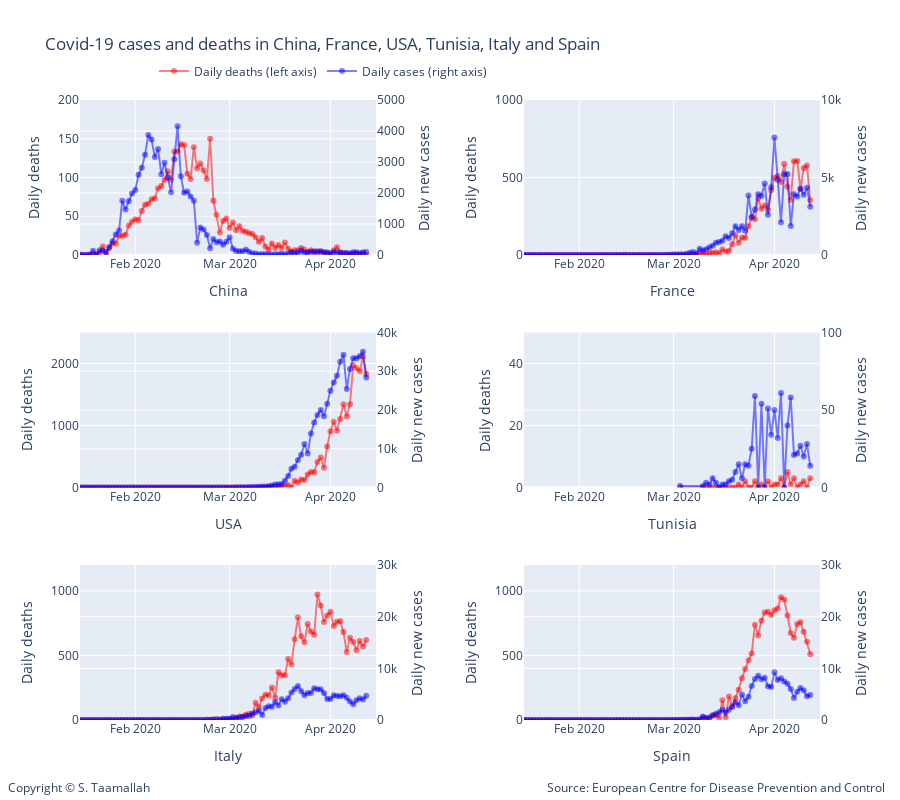

Notebook source saved alongside this figure:
### Code cell
#plotting number of cases and number of deaths for different countries
# all charts using same scale for ease of comparison
# number of death are on the left y-axis. 

# Add traces
trace1 = go.Scatter(
        x=df_china.index, 
        y=df_china['deaths'],
        mode='lines+markers',
        name='Daily deaths (left axis)',
        line_color='rgba(256, 0, 0, .5)',
)
trace2 = go.Scatter(
        x=df_china.index, 
        y=df_china['cases'],
        mode='lines+markers',
        name='Daily cases (right axis)',
        line_color='rgba(0, 0, 256, .5)',
        yaxis='y2'
)
trace3 = go.Scatter(
        x=df_france.index, 
        y=df_france['deaths'],
        mode='lines+markers',
        name='Daily deaths',
        showlegend=False,
        line_color='rgba(256, 0, 0, .5)',
        xaxis='x2',
        yaxis='y3'
)
trace4 = go.Scatter(
        x=df_france.index, 
        y=df_france['cases'],
        mode='lines+markers',
        name='Daily cases',
        line_color='rgba(0, 0, 256, .5)',
        xaxis='x2',
        yaxis='y4',
        showlegend=False,
)
trace5 = go.Scatter(
        x=df_usa.index, 
        y=df_usa['deaths'],
        mode='lines+markers',
        name='Daily deaths',
        line_color='rgba(256, 0, 0, .5)',
        xaxis='x3',
        yaxis='y5',
        showlegend=False,
)
trace6 = go.Scatter(
        x=df_usa.index, 
        y=df_usa['cases'],
        mode='lines+markers',
        name='Daily cases',
        line_color='rgba(0, 0, 256, .5)',
        xaxis='x3',
        yaxis='y6',
        showlegend=False,
)
trace7 = go.Scatter(
        x=df_tunisia.index, 
        y=df_tunisia['deaths'],
        mode='lines+markers',
        name='Daily deaths',
        line_color='rgba(256, 0, 0, .5)',
        xaxis='x4',
        yaxis='y7',
        showlegend=False,
)
trace8 = go.Scatter(
        x=df_tunisia.index, 
        y=df_tunisia['cases'],
        mode='lines+markers',
        name='Daily cases',
        line_color='rgba(0, 0, 256, .5)',
        xaxis='x4',
        yaxis='y8',
        showlegend=False,
)


trace9 = go.Scatter(
        x=df_italy.index, 
        y=df_italy['deaths'],
        mode='lines+markers',
        name='Daily deaths',
        line_color='rgba(256, 0, 0, .5)',
        xaxis='x5',
        yaxis='y9',
        showlegend=False,
)

trace10 = go.Scatter(
        x=df_italy.index, 
        y=df_italy['cases'],
        mode='lines+markers',
        name='Daily cases',
        line_color='rgba(0, 0, 256, .5)',
        xaxis='x5',
        yaxis='y10',
        showlegend=False,
)

trace11 = go.Scatter(
        x=df_spain.index, 
        y=df_spain['deaths'],
        mode='lines+markers',
        name='Daily deaths',
        line_color='rgba(256, 0, 0, .5)',
        xaxis='x6',
        yaxis='y11',
        showlegend=False,
)
trace12 = go.Scatter(
        x=df_spain.index, 
        y=df_spain['cases'],
        mode='lines+markers',
        name='Daily cases',
        line_color='rgba(0, 0, 256, .5)',
        xaxis='x6',
        yaxis='y12',
        showlegend=False,
)

data = [trace1, trace2, trace3, trace4, trace5, trace6, trace7, trace8, trace9, trace10, trace11, trace12]

layout = go.Layout(
    title='Covid-19 cases and deaths in China, France, USA, Tunisia, Italy and Spain',
    legend=dict(x=.1, y=1.07, orientation="h"), 
    width=900,
    height=800,
    
    annotations=[
        dict(
            x=1.09,
            y=-0.125,
            showarrow=False,
            text='Source: European Centre for Disease Prevention and Control',
            xref='paper',
            yref='paper'
        ),
        
        dict(
            x=-0.1,
            y=-0.125,
            showarrow=False,
            text='Copyright © S. Taamallah ',
            xref='paper',
            yref='paper'
        )
    ],
    
    # Top left
    xaxis=dict(
        title='China',
        domain=[0, 0.4],
        range=['2020-01-15', '2020-04-15'],
    ),
    yaxis=dict(
        title='Daily deaths',
        #type='log',
        range=[0,200],
        domain=[0.75, 1],
        anchor='x'
    ),
    yaxis2=dict(
        title = 'Daily new cases',
        #type='log',
        range=[0,5000],
        overlaying='y',
        side='right'
    ),
    

    # Top right
    xaxis2=dict(
        title='France',
        range=['2020-01-15', '2020-04-15'],
        domain=[0.6, 1.0],
        anchor='y3'
    ),
    yaxis3=dict(
        #type='log',
        title = 'Daily deaths',
        domain=[0.75, 1],
        anchor='x2',
        range=[0,1000],

    ),
    yaxis4=dict(
        title = 'Daily new cases',
        domain=[0.6, 1.0],
        overlaying='y3',
        range=[0,10000],
        side='right',
        anchor='x2'
    ),

    # middle left
    xaxis3=dict(
        title='USA',
        range=['2020-01-15', '2020-04-15'],
        domain=[0, 0.4],
        anchor='y5'
    ),
    yaxis5=dict(
        #type='log',
        title = 'Daily deaths',
        domain=[0.375, 0.625],
        range=[0,2500],
        anchor='x3'
    ),
    yaxis6=dict(
        title = 'Daily new cases',
        domain=[0.375, 0.625],
        overlaying='y5',
        range=[0,40000],
        side='right',
        anchor='x3'
    ),

    # middle right
    xaxis4=dict(
        title='Tunisia',
        range=['2020-01-15', '2020-04-15'],
        domain=[0.6, 1.0],
        anchor='y7'
    ),
    yaxis7=dict(
        #type='log',
        title = 'Daily deaths',
        domain=[0.375, 0.625],
        range=[0,50],
        anchor='x4'
    ),
    yaxis8=dict(
        title = 'Daily new cases',
        domain=[0.375, 0.625],
        overlaying='y7',
        range=[0,100],
        side='right',
        anchor='x4'
    ),
    
    # Bottom left
    xaxis5=dict(
        title='Italy',
        range=['2020-01-15', '2020-04-15'],
        domain=[0, 0.4],
        anchor='y9'
    ),
    yaxis9=dict(
        #type='log',
        title = 'Daily deaths',
        domain=[0, 0.25],
        range=[0,1200],
        anchor='x5'
    ),
    yaxis10=dict(
        title = 'Daily new cases',
        domain=[0, 0.25],
        overlaying='y9',
        range=[0,30000],
        side='right',
        anchor='x5'
    ),
    
    # Bottom bottom right
    xaxis6=dict(
        title='Spain',
        range=['2020-01-15', '2020-04-15'],
        domain=[0.6, 1.0],
        anchor='y11'
    ),
    yaxis11=dict(
        #type='log',
        title = 'Daily deaths',
        domain=[0, 0.25],
        range=[0,1200],
        anchor='x6'
    ),
    yaxis12=dict(
        title = 'Daily new cases',
        domain=[0, 0.25],
        overlaying='y11',
        range=[0,30000],
        side='right',
        anchor='x6'
    )
    
)

    
fig = go.Figure(data=data, layout=layout)


fig.show()


#py.plot(data, filename = 'basic-line', auto_open=True)
#py.plot(data, filename='privacy-public', sharing='public')

from plotly.offline import plot
plot(fig, filename="STaamallah_covid19_analysis_chart_4_20200410.html", auto_open = False)

#from IPython.display import HTML, display
#display(HTML('STaamallah_covid19_analysis_chart_4_20200403.html'), metadata=dict(isolated=False))
